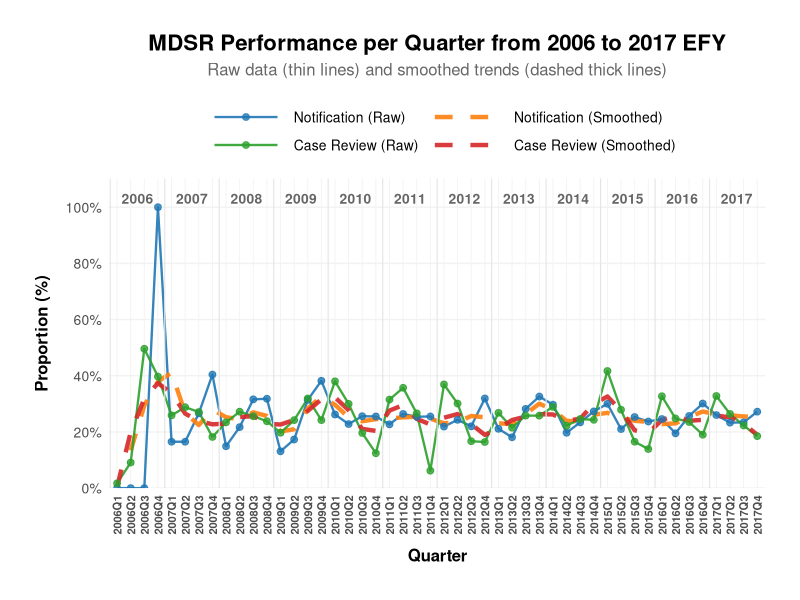
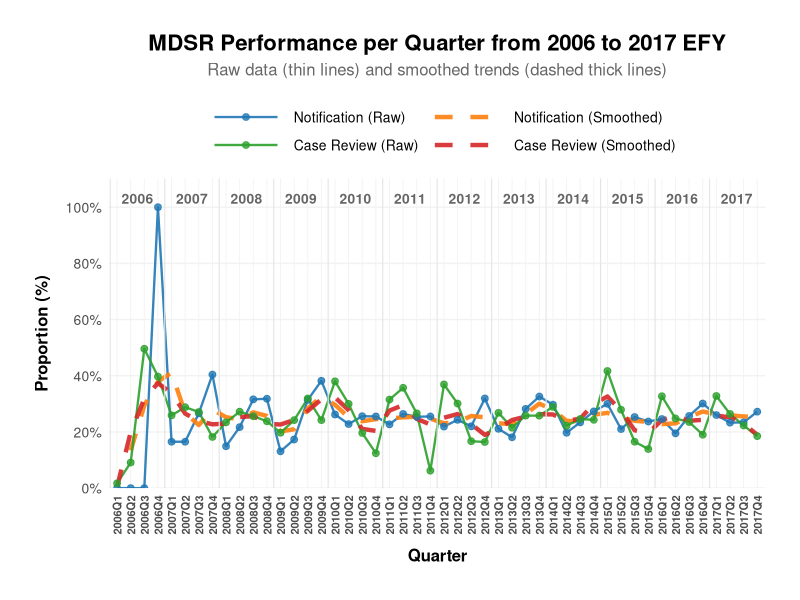

Write R code to recreate these figures, in order.
# Load required libraries
library(ggplot2)
library(tidyr)
library(dplyr)
library(scales)

# Create data frame
quarters <- c("2006Q1", "2006Q2", "2006Q3", "2006Q4", "2007Q1", "2007Q2", "2007Q3", "2007Q4",
              "2008Q1", "2008Q2", "2008Q3", "2008Q4", "2009Q1", "2009Q2", "2009Q3", "2009Q4",
              "2010Q1", "2010Q2", "2010Q3", "2010Q4", "2011Q1", "2011Q2", "2011Q3", "2011Q4",
              "2012Q1", "2012Q2", "2012Q3", "2012Q4", "2013Q1", "2013Q2", "2013Q3", "2013Q4",
              "2014Q1", "2014Q2", "2014Q3", "2014Q4", "2015Q1", "2015Q2", "2015Q3", "2015Q4",
              "2016Q1", "2016Q2", "2016Q3", "2016Q4", "2017Q1", "2017Q2", "2017Q3", "2017Q4")

notification <- c(0.0, 0.0, 0.0, 100.0, 16.5, 16.5, 26.6, 40.4, 14.9, 21.7, 31.6, 31.8,
                  13.1, 17.3, 31.4, 38.2, 26.2, 22.8, 25.6, 25.5, 22.7, 26.4, 25.4, 25.5,
                  21.9, 24.3, 22.0, 31.9, 21.1, 18.1, 28.2, 32.6, 29.7, 19.7, 23.4, 27.3,
                  30.0, 21.0, 25.3, 23.7, 24.6, 19.5, 25.7, 30.1, 26.0, 23.3, 23.4, 27.2)

case_review <- c(1.7, 9.1, 49.6, 39.7, 25.9, 28.8, 27.1, 18.2, 23.4, 27.2, 25.6, 23.8,
                 19.7, 24.2, 31.9, 24.2, 38.0, 30.0, 19.6, 12.4, 31.5, 35.7, 26.6, 6.2,
                 36.9, 30.1, 16.7, 16.4, 26.8, 21.5, 25.8, 25.8, 28.9, 22.2, 24.6, 24.3,
                 41.7, 27.9, 16.5, 13.9, 32.7, 24.8, 23.5, 19.0, 32.8, 26.4, 22.3, 18.5)

# Create data frame
data <- data.frame(
  Quarter = quarters,
  Notification = notification,
  CaseReview = case_review
)

# Convert to long format for ggplot
data_long <- data %>%
  pivot_longer(cols = c(Notification, CaseReview),
               names_to = "Metric",
               values_to = "Proportion")

# Convert Quarter to ordered factor for proper x-axis ordering
data_long$Quarter <- factor(data_long$Quarter, levels = quarters)

# Create a numeric index for plotting
data_long$Quarter_num <- as.numeric(data_long$Quarter)

# Pre-calculate smoothed values
data_smooth <- data_long %>%
  group_by(Metric) %>%
  arrange(Quarter_num) %>%
  mutate(
    Smooth_Prop = predict(loess(Proportion ~ Quarter_num, span = 0.2))
  ) %>%
  ungroup()

# Create separate data frames for plotting
data_raw_notification <- data_long %>% filter(Metric == "Notification")
data_raw_review <- data_long %>% filter(Metric == "CaseReview")
data_smooth_notification <- data_smooth %>% filter(Metric == "Notification")
data_smooth_review <- data_smooth %>% filter(Metric == "CaseReview")

# Create the plot with four separate lines
p2 <- ggplot() +
  # 1. Notification Raw Data (thin solid line)
  geom_line(
    data = data_raw_notification,
    aes(x = Quarter, y = Proportion, group = Metric, color = "Notification (Raw)"),
    linewidth = 0.8,
    linetype = "solid",
    alpha = 0.9
  ) +
  
  # 2. Notification Smoothed (thick broken line)
  geom_line(
    data = data_smooth_notification,
    aes(x = Quarter, y = Smooth_Prop, group = Metric, color = "Notification (Smoothed)"),
    linewidth = 1.5,
    linetype = "dashed",
    alpha = 0.9
  ) +
  
  # 3. Case Review Raw Data (thin solid line)
  geom_line(
    data = data_raw_review,
    aes(x = Quarter, y = Proportion, group = Metric, color = "Case Review (Raw)"),
    linewidth = 0.8,
    linetype = "solid",
    alpha = 0.9
  ) +
  
  # 4. Case Review Smoothed (thick broken line)
  geom_line(
    data = data_smooth_review,
    aes(x = Quarter, y = Smooth_Prop, group = Metric, color = "Case Review (Smoothed)"),
    linewidth = 1.5,
    linetype = "dashed",
    alpha = 0.9
  ) +
  
  # Add points for raw data
  geom_point(
    data = data_raw_notification,
    aes(x = Quarter, y = Proportion, color = "Notification (Raw)"),
    size = 2,
    alpha = 0.8
  ) +
  
  geom_point(
    data = data_raw_review,
    aes(x = Quarter, y = Proportion, color = "Case Review (Raw)"),
    size = 2,
    alpha = 0.8
  ) +
  
  # Custom color scale with four distinct colors
  scale_color_manual(
    name = "",
    values = c(
      "Notification (Raw)" = "#1F77B4",        # Blue for raw notification
      "Notification (Smoothed)" = "#FF7F0E",   # Orange for smoothed notification
      "Case Review (Raw)" = "#2CA02C",         # Green for raw review
      "Case Review (Smoothed)" = "#D62728"     # Red for smoothed review
    ),
    breaks = c(
      "Notification (Raw)",
      "Notification (Smoothed)", 
      "Case Review (Raw)",
      "Case Review (Smoothed)"
    ),
    guide = guide_legend(
      nrow = 2,  # Changed from 1 to 2 rows
      byrow = TRUE,
      override.aes = list(
        linetype = c("solid", "dashed", "solid", "dashed"),
        linewidth = c(0.8, 1.5, 0.8, 1.5)
      )
    )
  ) +
  
  # Y-axis scale
  scale_y_continuous(
    limits = c(0, 105),
    breaks = seq(0, 100, by = 20),
    minor_breaks = seq(0, 100, by = 10),
    labels = percent_format(scale = 1),
    expand = expansion(mult = c(0, 0.05))
  ) +
  
  # X-axis scale - show all quarters with BOLD labels
  scale_x_discrete(
    breaks = quarters,
    labels = quarters
  ) +
  
  # Labels and titles
  labs(
    title = "MDSR Performance per Quarter from 2006 to 2017 EFY",
    subtitle = "Raw data (thin lines) and smoothed trends (dashed thick lines)",
    x = "Quarter",
    y = "Proportion (%)"
  ) +
  
  # Custom theme
  theme_minimal(base_size = 12) +
  theme(
    # Title styling
    plot.title = element_text(
      face = "bold", 
      hjust = 0.5, 
      size = 16, 
      margin = margin(b = 5),
      color = "black"
    ),
    plot.subtitle = element_text(
      hjust = 0.5, 
      size = 12, 
      color = "gray40", 
      margin = margin(b = 15)
    ),
    
    # Axis styling - QUARTER LABELS IN BOLD
    axis.text.x = element_text(
      angle = 90, 
      hjust = 1, 
      vjust = 0.5, 
      size = 8,
      color = "gray30",
      face = "bold"  # ADDED BOLD FACE
    ),
    axis.text.y = element_text(
      size = 10,
      color = "gray30"
    ),
    axis.title.x = element_text(
      size = 12, 
      face = "bold", 
      margin = margin(t = 10),
      color = "black"
    ),
    axis.title.y = element_text(
      size = 12, 
      face = "bold", 
      margin = margin(r = 10),
      color = "black"
    ),
    
    # Legend styling - changed to 2 rows
    legend.position = "top",
    legend.direction = "horizontal",
    legend.justification = "center",
    legend.text = element_text(size = 10),
    legend.margin = margin(b = 0, t = 0),
    legend.box.margin = margin(b = 5, t = 5),
    legend.box = "vertical",  # Changed to vertical for 2 rows
    legend.box.just = "center",
    legend.spacing.x = unit(10, "pt"),
    legend.key = element_rect(fill = "white", color = NA),
    legend.key.width = unit(2, "cm"),
    legend.key.height = unit(0.5, "cm"),
    
    # Grid styling
    panel.grid.major.x = element_line(color = "gray95", linewidth = 0.3),
    panel.grid.major.y = element_line(color = "gray95", linewidth = 0.5),
    panel.grid.minor.x = element_blank(),
    panel.grid.minor.y = element_blank(),
    
    # Panel background
    panel.background = element_rect(fill = "white", color = NA),
    plot.background = element_rect(fill = "white", color = NA),
    
    # Plot margins (adjusted for 2-row legend)
    plot.margin = margin(25, 25, 25, 25)  # Increased top margin for 2-row legend
  ) +
  
  # Add vertical lines for each year (subtle)
  geom_vline(
    xintercept = seq(1, 48, by = 4) - 0.5, 
    color = "gray90", 
    linewidth = 0.4, 
    linetype = "solid"
  ) +
  
  # Add year labels at the top
  annotate(
    "text",
    x = seq(2.5, 46.5, by = 4),
    y = 103,
    label = 2006:2017,
    size = 3.5,
    fontface = "bold",
    color = "gray40"
  )

# Display the plot
print(p2)

# Save with optimal dimensions
ggsave(
  "MDSR_Performance_Four_Lines.png",
  plot = p2,
  width = 20,    # Wider to accommodate all quarters and legend
  height = 11,    # Increased height for 2-row legend
  dpi = 300,
  bg = "white"
)

